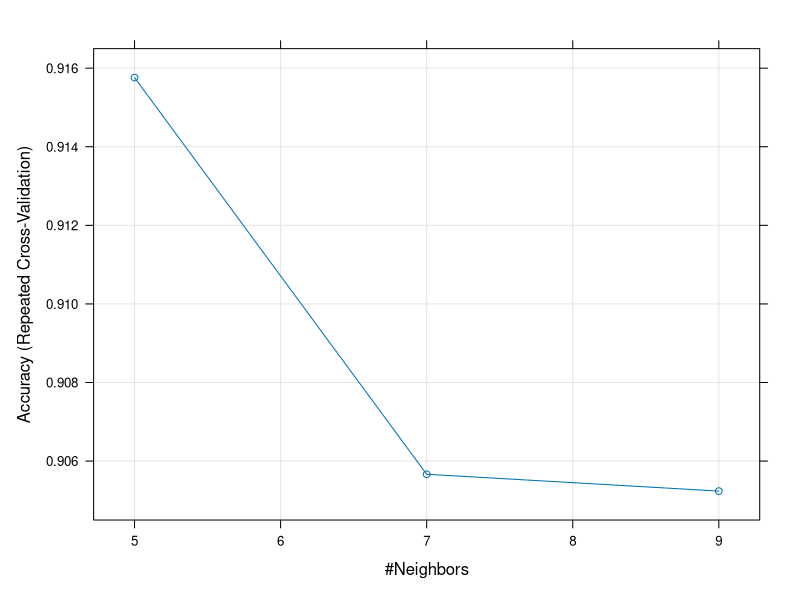

The R script that drew this image:
library(caret)
library(pROC)
library(mlbench)
data<-read.csv('cancer.csv')
head(data,2)
str(data)
data$Outcome[data$Outcome==0]<-'NO'
data$Outcome[data$Outcome==1]<-'YES'
data$Outcome<-factor(data$Outcome)
str(data)


set.seed(1234)

ind<-sample(2,nrow(data),replace=T,prob=c(0.7,0.3))
training<-data[ind==1,]
test<-data[ind==2,]


#Knn

trControl<-trainControl(method='repeatedcv',number=10,repeats=3)
fit<-train(Outcome ~ .,data=training,method='knn',trControl=trControl,
           preProc=c('center','scale'))
fit
plot(fit)
varImp(fit)
pred<-predict(fit,newdata=test)
pred
class(test)
head(data)
x=data.frame('AGE'=59,'SMOKING'=1,'YELLOW_FINGERS'=1,'ANXIETY'=1,'PEER_PRESSURE'=2,
             'CHRONIC.DISEASE'=1,'FATIGUE'=2,'ALLERGY'=1,'WHEEZING'=2,
             'ALCOHOL.CONSUMING'=1, 'COUGHING'=2,'SHORTNESS.OF.BREATH'=2  ,
             'SWALLOWING.DIFFICULTY'=1,'CHEST.PAIN'=2)
predict(fit,x)


######LOGISTIC REGRESSION

logitmod<-glm(Outcome ~ .,family = 'binomial',data=training)
summary(logitmod)
predict<-predict(logitmod,newdata=test,type='response')
predict
y_pred_num<-ifelse(predict>0.5,'YES','NO')
y_predict<-factor(y_pred_num)
y_predict
y_act<-test$Outcome
y_act
x=data.frame('AGE'=59,'SMOKING'=1,'YELLOW_FINGERS'=1,'ANXIETY'=1,'PEER_PRESSURE'=2,
             'CHRONIC.DISEASE'=1,'FATIGUE'=2,'ALLERGY'=1,'WHEEZING'=2,
             'ALCOHOL.CONSUMING'=1, 'COUGHING'=2,'SHORTNESS.OF.BREATH'=2  ,
             'SWALLOWING.DIFFICULTY'=1,'CHEST.PAIN'=2)
testpredict<-predict(logitmod,x)
y_predict1<-ifelse(testpredict>0.5,'YES','NO')
y_pred<-factor(y_predict1)
y_pred

#######SVM

library("e1071")
svm_model <- svm(Outcome ~ ., data=training)
summary(svm_model)
y_predicted<-predict(svm_model,newdata=test)
y_predicted
x=data.frame('AGE'=59,'SMOKING'=1,'YELLOW_FINGERS'=1,'ANXIETY'=1,'PEER_PRESSURE'=2,
             'CHRONIC.DISEASE'=1,'FATIGUE'=2,'ALLERGY'=1,'WHEEZING'=2,
             'ALCOHOL.CONSUMING'=1, 'COUGHING'=2,'SHORTNESS.OF.BREATH'=2  ,
             'SWALLOWING.DIFFICULTY'=1,'CHEST.PAIN'=2)
y_predict<-predict(svm_model,x)
y_predict
